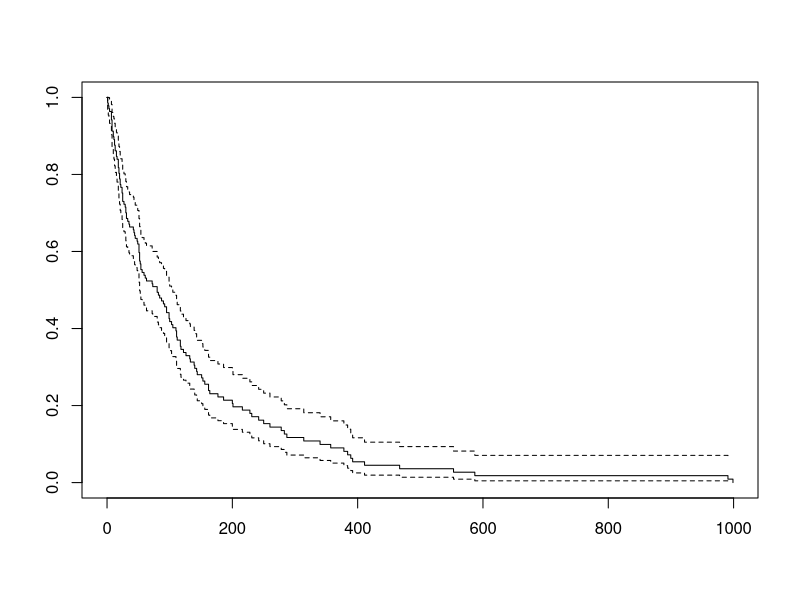

The R source for this figure: (Note: this script raises an error after producing the figure.)
library(tidyverse)

cancer <- read_csv("data/survival/veterans_lung_cancer.csv")

library(survival)

Surv(cancer$survival_in_days, cancer$status)

sf1 <- survfit(Surv(cancer$survival_in_days, cancer$status) ~ 1, data = cancer)

names(sf1)

plot(sf1)

library(survminer)

ggsurvplot(sf1)

summary(sf1, times=365.25)

ggsurvplot(sf1, risk.table = TRUE)


sf2 <- survfit(Surv(cancer$survival_in_days, cancer$status) ~ treatment, data = cancer)

ggsurvplot(sf2, risk.table = TRUE)


sf3 <- survfit(Surv(cancer$survival_in_days, cancer$status) ~ treatment + prior_therapy, data = cancer)

ggsurvplot(sf3, risk.table = TRUE)

cox <- coxph(Surv(survival_in_days, status) ~ treatment + prior_therapy, data = cancer)
cox

library(broom)

cox %>%
  tidy() %>%
  mutate(hr = exp(estimate))
